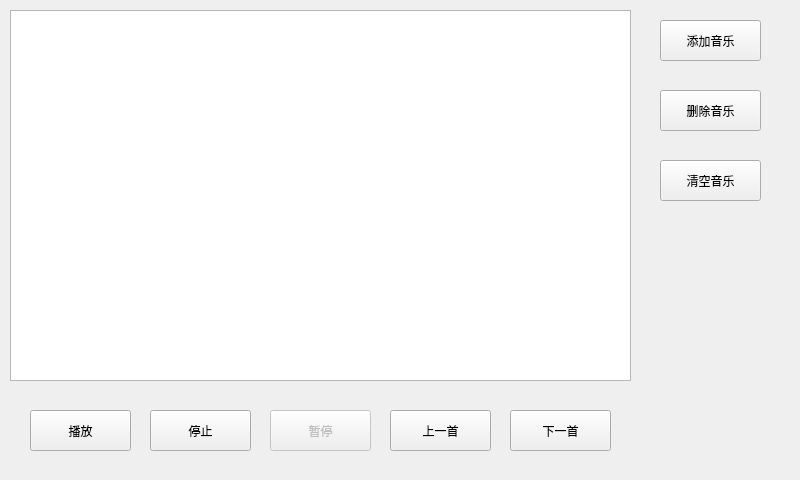
<?xml version="1.0" encoding="UTF-8"?>
<ui version="4.0">
 <class>MusicPlayer</class>
 <widget class="QWidget" name="MusicPlayer">
  <property name="geometry">
   <rect>
    <x>0</x>
    <y>0</y>
    <width>800</width>
    <height>480</height>
   </rect>
  </property>
  <property name="windowTitle">
   <string>MusicPlayer</string>
  </property>
  <widget class="QPushButton" name="pushButton_play">
   <property name="geometry">
    <rect>
     <x>30</x>
     <y>410</y>
     <width>101</width>
     <height>41</height>
    </rect>
   </property>
   <property name="text">
    <string>播放</string>
   </property>
  </widget>
  <widget class="QPushButton" name="pushButton_cancel">
   <property name="geometry">
    <rect>
     <x>150</x>
     <y>410</y>
     <width>101</width>
     <height>41</height>
    </rect>
   </property>
   <property name="text">
    <string>停止</string>
   </property>
  </widget>
  <widget class="QListWidget" name="listWidget">
   <property name="geometry">
    <rect>
     <x>10</x>
     <y>10</y>
     <width>621</width>
     <height>371</height>
    </rect>
   </property>
  </widget>
  <widget class="QPushButton" name="pushButton_addmusic">
   <property name="geometry">
    <rect>
     <x>660</x>
     <y>20</y>
     <width>101</width>
     <height>41</height>
    </rect>
   </property>
   <property name="text">
    <string>添加音乐</string>
   </property>
  </widget>
  <widget class="QPushButton" name="pushButton_deletemusic">
   <property name="geometry">
    <rect>
     <x>660</x>
     <y>90</y>
     <width>101</width>
     <height>41</height>
    </rect>
   </property>
   <property name="text">
    <string>删除音乐</string>
   </property>
  </widget>
  <widget class="QPushButton" name="pushButton_clearmusic">
   <property name="geometry">
    <rect>
     <x>660</x>
     <y>160</y>
     <width>101</width>
     <height>41</height>
    </rect>
   </property>
   <property name="text">
    <string>清空音乐</string>
   </property>
  </widget>
  <widget class="QPushButton" name="pushButton_stop_cont">
   <property name="enabled">
    <bool>false</bool>
   </property>
   <property name="geometry">
    <rect>
     <x>270</x>
     <y>410</y>
     <width>101</width>
     <height>41</height>
    </rect>
   </property>
   <property name="text">
    <string>暂停</string>
   </property>
  </widget>
  <widget class="QPushButton" name="pushButton_prev">
   <property name="geometry">
    <rect>
     <x>390</x>
     <y>410</y>
     <width>101</width>
     <height>41</height>
    </rect>
   </property>
   <property name="text">
    <string>上一首</string>
   </property>
  </widget>
  <widget class="QPushButton" name="pushButton_next">
   <property name="geometry">
    <rect>
     <x>510</x>
     <y>410</y>
     <width>101</width>
     <height>41</height>
    </rect>
   </property>
   <property name="text">
    <string>下一首</string>
   </property>
  </widget>
 </widget>
 <resources/>
 <connections/>
</ui>
